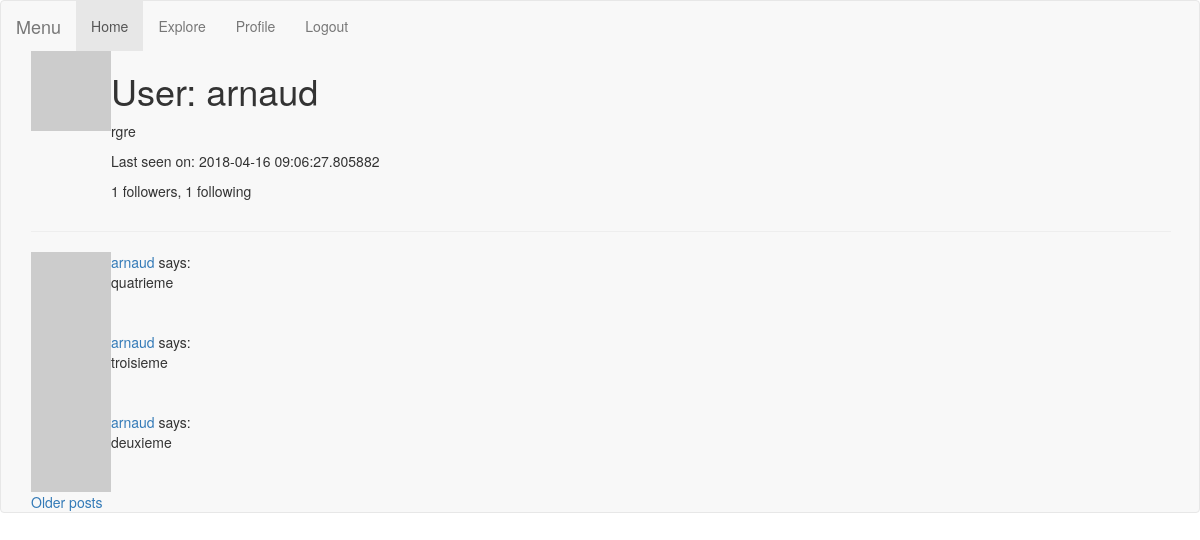
Page /user/arnaud (signed in) on the committed database.
### app/models.py (models this page shows, shortened)
class User(UserMixin, db.Model):
    id = db.Column(db.Integer, primary_key = True)
    username = db.Column(db.String(64), index = True, unique=True)
    email = db.Column(db.String(120), index = True, unique = True)
    password_hash = db.Column(db.String(128))
    about_me = db.Column(db.String(140))
    last_seen = db.Column(db.DateTime, default=datetime.utcnow)
    posts = db.relationship('Post', backref = 'author', lazy = "dynamic")
    followed = db.relationship(
        'User', secondary=followers,
        primaryjoin = (followers.c.follower_id == id),
        secondaryjoin = (followers.c.followed_id == id),
        backref = db.backref('followers', lazy='dynamic'),
        lazy = 'dynamic')
    def avatar(self, size):
        digest = md5(self.email.lower().encode('utf-8')).hexdigest()
        return 'https://www.gravatar.com/avatar/{}?d=identicon&s={}'.format(digest, size)
    def is_following(self, user):
        return self.followed.filter(followers.c.followed_id == user.id).count() > 0

class Post(db.Model):
    id = db.Column(db.Integer, primary_key = True)
    body = db.Column(db.String(140))
    timestamp = db.Column(db.DateTime, index=True, default=datetime.utcnow)
    user_id = db.Column(db.Integer, db.ForeignKey("user.id"))

### app/routes.py (the view)
@app.route('/user/<username>')
@login_required
def user(username):
    page = request.args.get('page', 1, type=int)
    user = User.query.filter_by(username=username).first_or_404()
    posts = user.posts.order_by(Post.timestamp.desc()).paginate(page, app.config['POSTS_PER_PAGE'], False)
    next_url = url_for('user', username=user.username, page=posts.next_num) \
        if posts.has_next else None
    prev_url = url_for('user', username=user.username, page=posts.prev_num) \
        if posts.has_prev else None
    return render_template("user.html", user=user, posts=posts.items, next_url=next_url, prev_url=prev_url)

### app/models.py (called while the page is built)
@login.user_loader
def load_user(id):
    return User.query.get(int(id))

### app/routes.py (called while the page is built)
@app.before_request
def before_request():
    if current_user.is_authenticated:
        current_user.last_seen = datetime.utcnow()
        db.session.commit()

### app/templates/user.html (shortened to what this page needs)
{% extends "base.html" %}
{% block app_content %}
    <table>
        <tr valign="top">
            <td><img src="{{ user.avatar(128) }}"></td>
            <td>
                <h1> User: {{ user.username }}</h1>
                {% if user.about_me %}
                    <p>{{ user.about_me }}</p>
                {% endif %}
                {% if user.last_seen %}
                    <p>Last seen on: {{ user.last_seen }}</p>
                {% endif %}
                <p>{{ user.followers.count() }} followers, {{ user.followed.count() }} following</p>
            </td>
        </tr>
    </table>
    <hr>
    {% for post in posts %}
        {% include '_post.html' %}
    {% endfor %}
    {% if next_url %}
        <a href="{{ next_url }}">Older posts</a>
    {% endif %}
{% endblock %}

### app/templates/base.html (shortened to what this page needs)
{% extends 'bootstrap/base.html'%}
{% block navbar %}
    <nav class="navbar navbar-default">
        <div class="container-fluid">
            <div class="navbar-header">
      <a class="navbar-brand" href="#">Menu</a>
    </div>
    <div class="collapse navbar-collapse" id="bs-example-navbar-collapse-1">
      <ul class="nav navbar-nav">
        <li class="active"><a href="{{url_for('index')}}">Home <span class="sr-only">(current)</span></a></li>
        {% if current_user.is_anonymous %}
            <li><a href="{{url_for('login')}}">Login</a></li>
            <li><a href="{{url_for('register')}}">Click to Register</a></li>
         {% else %}
            <li><a href="{{url_for('explore')}}">Explore</a></li>
            <li><a href="{{url_for('user', username=current_user.username) }}">Profile</a></li>
            <li><a href="{{url_for('logout')}}">Logout</a></li>
        {% endif %}
      </ul>
    </div>
{% endblock %}
{% block content %}
    <div class="container">
        {% block app_content %}{% endblock %}
    </div>
{% endblock %}

### app/templates/_post.html
 <table>
    <tr valign="top">
        <td><img src="{{ post.author.avatar(36) }}"></td>
        <td>
            <a href="{{ url_for('user', username=post.author.username)}}">{{ post.author.username }}</a>
            says:<br>{{ post.body }}</td>
    </tr>
</table>

### rows in the picture
User: username "arnaud", about_me "rgre", last_seen "2018-04-16 09:06:27.805882"
Post: author.username "arnaud", body "quatrieme"
Post: author.username "arnaud", body "troisieme"
Post: author.username "arnaud", body "deuxieme"

### other values in the picture
{{ user.followers.count() }} "1"
{{ user.followed.count() }} "1"
